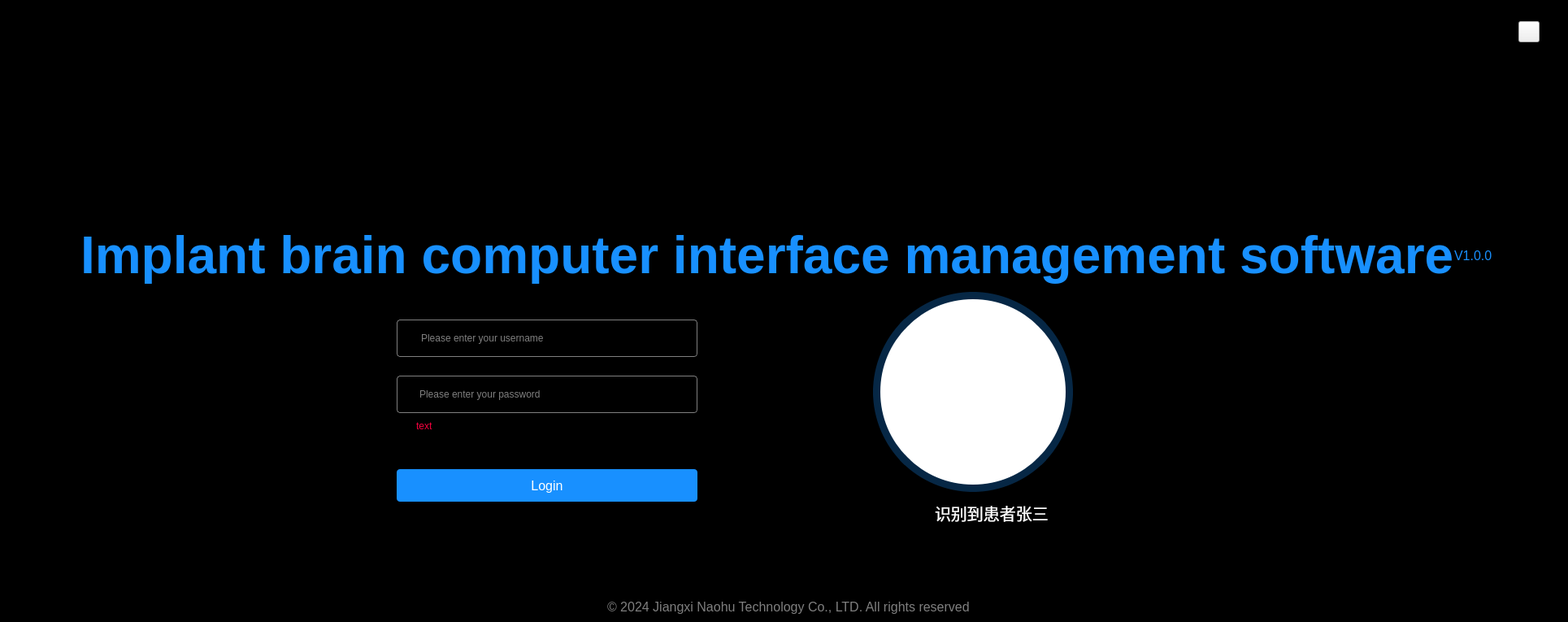
<?xml version="1.0" encoding="UTF-8"?>
<ui version="4.0">
 <class>CLoginPage</class>
 <widget class="QWidget" name="CLoginPage">
  <property name="geometry">
   <rect>
    <x>0</x>
    <y>0</y>
    <width>1929</width>
    <height>765</height>
   </rect>
  </property>
  <property name="sizePolicy">
   <sizepolicy hsizetype="Expanding" vsizetype="Expanding">
    <horstretch>0</horstretch>
    <verstretch>0</verstretch>
   </sizepolicy>
  </property>
  <property name="windowTitle">
   <string>Form</string>
  </property>
  <property name="styleSheet">
   <string notr="true"/>
  </property>
  <layout class="QVBoxLayout" name="verticalLayout_2">
   <property name="spacing">
    <number>0</number>
   </property>
   <property name="leftMargin">
    <number>0</number>
   </property>
   <property name="topMargin">
    <number>0</number>
   </property>
   <property name="rightMargin">
    <number>0</number>
   </property>
   <property name="bottomMargin">
    <number>0</number>
   </property>
   <item>
    <widget class="QWidget" name="container" native="true">
     <property name="styleSheet">
      <string notr="true">#container {
	background: black;
}</string>
     </property>
     <layout class="QVBoxLayout" name="verticalLayout_6">
      <property name="spacing">
       <number>0</number>
      </property>
      <property name="leftMargin">
       <number>15</number>
      </property>
      <property name="topMargin">
       <number>0</number>
      </property>
      <item>
       <layout class="QHBoxLayout" name="horizontalLayout_11">
        <property name="spacing">
         <number>0</number>
        </property>
        <property name="topMargin">
         <number>26</number>
        </property>
        <property name="rightMargin">
         <number>26</number>
        </property>
        <item>
         <spacer name="horizontalSpacer_15">
          <property name="orientation">
           <enum>Qt::Horizontal</enum>
          </property>
          <property name="sizeHint" stdset="0">
           <size>
            <width>40</width>
            <height>20</height>
           </size>
          </property>
         </spacer>
        </item>
        <item>
         <widget class="QPushButton" name="closeBtn">
          <property name="sizePolicy">
           <sizepolicy hsizetype="Fixed" vsizetype="Fixed">
            <horstretch>0</horstretch>
            <verstretch>0</verstretch>
           </sizepolicy>
          </property>
          <property name="minimumSize">
           <size>
            <width>26</width>
            <height>26</height>
           </size>
          </property>
          <property name="maximumSize">
           <size>
            <width>26</width>
            <height>26</height>
           </size>
          </property>
          <property name="font">
           <font>
            <pointsize>18</pointsize>
           </font>
          </property>
          <property name="styleSheet">
           <string notr="true">/* 设置按钮的背景图像 */
QPushButton {
    border-image: url(:/Optimus/images/common/close.svg);
}

/* 设置按钮悬停状态下的背景图像 */
QPushButton:hover {
    border-image: url(:/Optimus/images/common/close-hover.svg);
}</string>
          </property>
          <property name="text">
           <string/>
          </property>
         </widget>
        </item>
       </layout>
      </item>
      <item>
       <layout class="QHBoxLayout" name="horizontalLayout_2">
        <property name="leftMargin">
         <number>45</number>
        </property>
        <property name="topMargin">
         <number>0</number>
        </property>
        <item>
         <widget class="QLabel" name="label_3">
          <property name="sizePolicy">
           <sizepolicy hsizetype="Fixed" vsizetype="Fixed">
            <horstretch>250</horstretch>
            <verstretch>62</verstretch>
           </sizepolicy>
          </property>
          <property name="minimumSize">
           <size>
            <width>250</width>
            <height>76</height>
           </size>
          </property>
          <property name="maximumSize">
           <size>
            <width>250</width>
            <height>76</height>
           </size>
          </property>
          <property name="styleSheet">
           <string notr="true">background: transparent;
border-image: url(:/Optimus/images/common/Login.png);</string>
          </property>
          <property name="text">
           <string/>
          </property>
         </widget>
        </item>
        <item>
         <spacer name="horizontalSpacer">
          <property name="orientation">
           <enum>Qt::Horizontal</enum>
          </property>
          <property name="sizeHint" stdset="0">
           <size>
            <width>40</width>
            <height>20</height>
           </size>
          </property>
         </spacer>
        </item>
        <item>
         <spacer name="horizontalSpacer_9">
          <property name="orientation">
           <enum>Qt::Horizontal</enum>
          </property>
          <property name="sizeType">
           <enum>QSizePolicy::Fixed</enum>
          </property>
          <property name="sizeHint" stdset="0">
           <size>
            <width>10</width>
            <height>20</height>
           </size>
          </property>
         </spacer>
        </item>
       </layout>
      </item>
      <item>
       <layout class="QHBoxLayout" name="horizontalLayout_9">
        <item>
         <layout class="QVBoxLayout" name="verticalLayout_3">
          <item>
           <spacer name="verticalSpacer_9">
            <property name="orientation">
             <enum>Qt::Vertical</enum>
            </property>
            <property name="sizeType">
             <enum>QSizePolicy::Fixed</enum>
            </property>
            <property name="sizeHint" stdset="0">
             <size>
              <width>20</width>
              <height>150</height>
             </size>
            </property>
           </spacer>
          </item>
          <item>
           <layout class="QHBoxLayout" name="horizontalLayout_6">
            <item>
             <spacer name="horizontalSpacer_3">
              <property name="orientation">
               <enum>Qt::Horizontal</enum>
              </property>
              <property name="sizeHint" stdset="0">
               <size>
                <width>40</width>
                <height>20</height>
               </size>
              </property>
             </spacer>
            </item>
            <item>
             <layout class="QVBoxLayout" name="verticalLayout_4">
              <item>
               <layout class="QHBoxLayout" name="horizontalLayout">
                <item>
                 <spacer name="horizontalSpacer_13">
                  <property name="orientation">
                   <enum>Qt::Horizontal</enum>
                  </property>
                  <property name="sizeHint" stdset="0">
                   <size>
                    <width>40</width>
                    <height>20</height>
                   </size>
                  </property>
                 </spacer>
                </item>
                <item>
                 <widget class="QLabel" name="label">
                  <property name="sizePolicy">
                   <sizepolicy hsizetype="Expanding" vsizetype="Preferred">
                    <horstretch>0</horstretch>
                    <verstretch>0</verstretch>
                   </sizepolicy>
                  </property>
                  <property name="font">
                   <font>
                    <family>Microsoft YaHei UI</family>
                    <pointsize>-1</pointsize>
                    <weight>75</weight>
                    <bold>true</bold>
                   </font>
                  </property>
                  <property name="styleSheet">
                   <string notr="true">color: #1890FF;
background: transparent;
font-size: 64px;</string>
                  </property>
                  <property name="text">
                   <string>Implant brain computer interface management software</string>
                  </property>
                  <property name="alignment">
                   <set>Qt::AlignLeading|Qt::AlignLeft|Qt::AlignVCenter</set>
                  </property>
                 </widget>
                </item>
                <item>
                 <widget class="QLabel" name="versionLabel">
                  <property name="font">
                   <font>
                    <family>Microsoft YaHei UI</family>
                    <pointsize>12</pointsize>
                   </font>
                  </property>
                  <property name="styleSheet">
                   <string notr="true">color: #1890FF;
background: transparent;</string>
                  </property>
                  <property name="text">
                   <string>V1.0.0</string>
                  </property>
                 </widget>
                </item>
                <item>
                 <spacer name="horizontalSpacer_14">
                  <property name="orientation">
                   <enum>Qt::Horizontal</enum>
                  </property>
                  <property name="sizeHint" stdset="0">
                   <size>
                    <width>40</width>
                    <height>20</height>
                   </size>
                  </property>
                 </spacer>
                </item>
               </layout>
              </item>
              <item>
               <spacer name="verticalSpacer_2">
                <property name="orientation">
                 <enum>Qt::Vertical</enum>
                </property>
                <property name="sizeHint" stdset="0">
                 <size>
                  <width>20</width>
                  <height>40</height>
                 </size>
                </property>
               </spacer>
              </item>
              <item>
               <layout class="QHBoxLayout" name="horizontalLayout_4">
                <item>
                 <spacer name="horizontalSpacer_10">
                  <property name="orientation">
                   <enum>Qt::Horizontal</enum>
                  </property>
                  <property name="sizeHint" stdset="0">
                   <size>
                    <width>40</width>
                    <height>20</height>
                   </size>
                  </property>
                 </spacer>
                </item>
                <item>
                 <layout class="QVBoxLayout" name="verticalLayout_5">
                  <item>
                   <spacer name="verticalSpacer_7">
                    <property name="orientation">
                     <enum>Qt::Vertical</enum>
                    </property>
                    <property name="sizeHint" stdset="0">
                     <size>
                      <width>20</width>
                      <height>40</height>
                     </size>
                    </property>
                   </spacer>
                  </item>
                  <item>
                   <widget class="QWidget" name="accountWidget" native="true">
                    <property name="minimumSize">
                     <size>
                      <width>370</width>
                      <height>46</height>
                     </size>
                    </property>
                    <property name="maximumSize">
                     <size>
                      <width>370</width>
                      <height>46</height>
                     </size>
                    </property>
                    <property name="styleSheet">
                     <string notr="true">
#accountWidget {
border-style:solid;
border-color:gray;
border-width:1px;
border-radius:4px;
background: transparent;
}
</string>
                    </property>
                    <layout class="QHBoxLayout" name="horizontalLayout_5">
                     <property name="spacing">
                      <number>5</number>
                     </property>
                     <property name="leftMargin">
                      <number>5</number>
                     </property>
                     <property name="topMargin">
                      <number>0</number>
                     </property>
                     <property name="rightMargin">
                      <number>0</number>
                     </property>
                     <property name="bottomMargin">
                      <number>0</number>
                     </property>
                     <item>
                      <widget class="QLabel" name="label_4">
                       <property name="sizePolicy">
                        <sizepolicy hsizetype="Fixed" vsizetype="Fixed">
                         <horstretch>0</horstretch>
                         <verstretch>0</verstretch>
                        </sizepolicy>
                       </property>
                       <property name="minimumSize">
                        <size>
                         <width>18</width>
                         <height>18</height>
                        </size>
                       </property>
                       <property name="maximumSize">
                        <size>
                         <width>18</width>
                         <height>18</height>
                        </size>
                       </property>
                       <property name="styleSheet">
                        <string notr="true">color: rgba(0, 0, 0,0.35);
border-image: url(:/Optimus/images/common/user.svg);
background: transparent;</string>
                       </property>
                       <property name="text">
                        <string/>
                       </property>
                       <property name="alignment">
                        <set>Qt::AlignRight|Qt::AlignTrailing|Qt::AlignVCenter</set>
                       </property>
                      </widget>
                     </item>
                     <item>
                      <widget class="QLineEdit" name="loginName">
                       <property name="sizePolicy">
                        <sizepolicy hsizetype="Expanding" vsizetype="Expanding">
                         <horstretch>0</horstretch>
                         <verstretch>0</verstretch>
                        </sizepolicy>
                       </property>
                       <property name="minimumSize">
                        <size>
                         <width>0</width>
                         <height>0</height>
                        </size>
                       </property>
                       <property name="maximumSize">
                        <size>
                         <width>9999</width>
                         <height>9999</height>
                        </size>
                       </property>
                       <property name="styleSheet">
                        <string notr="true">

QLineEdit{
	background-color:transparent;
	border:0;
	color:white;
}</string>
                       </property>
                       <property name="inputMask">
                        <string/>
                       </property>
                       <property name="text">
                        <string/>
                       </property>
                       <property name="placeholderText">
                        <string>Please enter your username</string>
                       </property>
                       <property name="clearButtonEnabled">
                        <bool>true</bool>
                       </property>
                      </widget>
                     </item>
                    </layout>
                   </widget>
                  </item>
                  <item>
                   <spacer name="verticalSpacer">
                    <property name="orientation">
                     <enum>Qt::Vertical</enum>
                    </property>
                    <property name="sizeType">
                     <enum>QSizePolicy::Fixed</enum>
                    </property>
                    <property name="sizeHint" stdset="0">
                     <size>
                      <width>20</width>
                      <height>23</height>
                     </size>
                    </property>
                   </spacer>
                  </item>
                  <item>
                   <widget class="QWidget" name="passwordWidget" native="true">
                    <property name="minimumSize">
                     <size>
                      <width>370</width>
                      <height>46</height>
                     </size>
                    </property>
                    <property name="maximumSize">
                     <size>
                      <width>370</width>
                      <height>46</height>
                     </size>
                    </property>
                    <property name="styleSheet">
                     <string notr="true">
#passwordWidget {
border-style:solid;
border-color:gray;
border-width:1px;
border-radius:4px;
background: transparent;
}</string>
                    </property>
                    <layout class="QHBoxLayout" name="horizontalLayout_8">
                     <property name="spacing">
                      <number>5</number>
                     </property>
                     <property name="leftMargin">
                      <number>5</number>
                     </property>
                     <property name="topMargin">
                      <number>0</number>
                     </property>
                     <property name="rightMargin">
                      <number>0</number>
                     </property>
                     <property name="bottomMargin">
                      <number>0</number>
                     </property>
                     <item>
                      <widget class="QLabel" name="label_5">
                       <property name="minimumSize">
                        <size>
                         <width>16</width>
                         <height>18</height>
                        </size>
                       </property>
                       <property name="maximumSize">
                        <size>
                         <width>16</width>
                         <height>18</height>
                        </size>
                       </property>
                       <property name="styleSheet">
                        <string notr="true">background: transparent;
border-image: url(:/Optimus/images/common/lock.svg);</string>
                       </property>
                       <property name="text">
                        <string/>
                       </property>
                       <property name="alignment">
                        <set>Qt::AlignRight|Qt::AlignTrailing|Qt::AlignVCenter</set>
                       </property>
                      </widget>
                     </item>
                     <item>
                      <widget class="QLineEdit" name="password">
                       <property name="sizePolicy">
                        <sizepolicy hsizetype="Expanding" vsizetype="Expanding">
                         <horstretch>0</horstretch>
                         <verstretch>0</verstretch>
                        </sizepolicy>
                       </property>
                       <property name="minimumSize">
                        <size>
                         <width>0</width>
                         <height>0</height>
                        </size>
                       </property>
                       <property name="styleSheet">
                        <string notr="true">
QLineEdit{
	background-color:transparent;
	border:0;
	color:white;
}

QLineEdit[echoMode=&quot;2&quot;]{ lineedit-password-character: 42 }</string>
                       </property>
                       <property name="echoMode">
                        <enum>QLineEdit::Password</enum>
                       </property>
                       <property name="placeholderText">
                        <string>Please enter your password</string>
                       </property>
                       <property name="clearButtonEnabled">
                        <bool>true</bool>
                       </property>
                      </widget>
                     </item>
                    </layout>
                   </widget>
                  </item>
                  <item>
                   <spacer name="verticalSpacer_5">
                    <property name="orientation">
                     <enum>Qt::Vertical</enum>
                    </property>
                    <property name="sizeType">
                     <enum>QSizePolicy::Fixed</enum>
                    </property>
                    <property name="sizeHint" stdset="0">
                     <size>
                      <width>5</width>
                      <height>5</height>
                     </size>
                    </property>
                   </spacer>
                  </item>
                  <item>
                   <layout class="QHBoxLayout" name="horizontalLayout_7">
                    <property name="spacing">
                     <number>0</number>
                    </property>
                    <item>
                     <widget class="QLabel" name="passwordStatus">
                      <property name="minimumSize">
                       <size>
                        <width>16</width>
                        <height>16</height>
                       </size>
                      </property>
                      <property name="maximumSize">
                       <size>
                        <width>16</width>
                        <height>16</height>
                       </size>
                      </property>
                      <property name="styleSheet">
                       <string notr="true">border-image: url(:/Optimus/images/common/error.png);
background: transparent</string>
                      </property>
                      <property name="text">
                       <string/>
                      </property>
                     </widget>
                    </item>
                    <item>
                     <widget class="QLabel" name="passwordPrompt">
                      <property name="minimumSize">
                       <size>
                        <width>200</width>
                        <height>22</height>
                       </size>
                      </property>
                      <property name="maximumSize">
                       <size>
                        <width>200</width>
                        <height>22</height>
                       </size>
                      </property>
                      <property name="font">
                       <font>
                        <family>Microsoft YaHei UI</family>
                       </font>
                      </property>
                      <property name="styleSheet">
                       <string notr="true">color:#F7003E;
padding-left: 5px;
background: transparent</string>
                      </property>
                      <property name="text">
                       <string>text</string>
                      </property>
                     </widget>
                    </item>
                    <item>
                     <spacer name="horizontalSpacer_4">
                      <property name="orientation">
                       <enum>Qt::Horizontal</enum>
                      </property>
                      <property name="sizeHint" stdset="0">
                       <size>
                        <width>40</width>
                        <height>20</height>
                       </size>
                      </property>
                     </spacer>
                    </item>
                   </layout>
                  </item>
                  <item>
                   <spacer name="verticalSpacer_6">
                    <property name="orientation">
                     <enum>Qt::Vertical</enum>
                    </property>
                    <property name="sizeHint" stdset="0">
                     <size>
                      <width>20</width>
                      <height>40</height>
                     </size>
                    </property>
                   </spacer>
                  </item>
                  <item>
                   <widget class="QPushButton" name="loginBtn">
                    <property name="sizePolicy">
                     <sizepolicy hsizetype="Fixed" vsizetype="Fixed">
                      <horstretch>0</horstretch>
                      <verstretch>0</verstretch>
                     </sizepolicy>
                    </property>
                    <property name="minimumSize">
                     <size>
                      <width>370</width>
                      <height>40</height>
                     </size>
                    </property>
                    <property name="maximumSize">
                     <size>
                      <width>370</width>
                      <height>40</height>
                     </size>
                    </property>
                    <property name="font">
                     <font>
                      <family>Microsoft YaHei UI</family>
                      <pointsize>12</pointsize>
                     </font>
                    </property>
                    <property name="styleSheet">
                     <string notr="true">QPushButton{
background: rgb(24, 144, 255);
border-radius: 4px;
	color:white;
}

:hover{
	background-color:#1980FF;
}</string>
                    </property>
                    <property name="text">
                     <string>Login</string>
                    </property>
                   </widget>
                  </item>
                  <item>
                   <spacer name="verticalSpacer_10">
                    <property name="orientation">
                     <enum>Qt::Vertical</enum>
                    </property>
                    <property name="sizeHint" stdset="0">
                     <size>
                      <width>20</width>
                      <height>40</height>
                     </size>
                    </property>
                   </spacer>
                  </item>
                 </layout>
                </item>
                <item>
                 <spacer name="horizontalSpacer_6">
                  <property name="orientation">
                   <enum>Qt::Horizontal</enum>
                  </property>
                  <property name="sizeType">
                   <enum>QSizePolicy::Fixed</enum>
                  </property>
                  <property name="sizeHint" stdset="0">
                   <size>
                    <width>30</width>
                    <height>20</height>
                   </size>
                  </property>
                 </spacer>
                </item>
                <item>
                 <widget class="QWidget" name="avatarLayout" native="true">
                  <property name="minimumSize">
                   <size>
                    <width>500</width>
                    <height>0</height>
                   </size>
                  </property>
                  <property name="maximumSize">
                   <size>
                    <width>500</width>
                    <height>16777215</height>
                   </size>
                  </property>
                  <layout class="QVBoxLayout" name="verticalLayout">
                   <item>
                    <layout class="QHBoxLayout" name="horizontalLayout_12">
                     <item>
                      <widget class="QLabel" name="video">
                       <property name="minimumSize">
                        <size>
                         <width>246</width>
                         <height>246</height>
                        </size>
                       </property>
                       <property name="maximumSize">
                        <size>
                         <width>246</width>
                         <height>246</height>
                        </size>
                       </property>
                       <property name="styleSheet">
                        <string notr="true">
border-radius: 123px;
background: white;
border: 9px solid #062745;
</string>
                       </property>
                       <property name="text">
                        <string/>
                       </property>
                      </widget>
                     </item>
                    </layout>
                   </item>
                   <item>
                    <spacer name="verticalSpacer_3">
                     <property name="orientation">
                      <enum>Qt::Vertical</enum>
                     </property>
                     <property name="sizeHint" stdset="0">
                      <size>
                       <width>20</width>
                       <height>40</height>
                      </size>
                     </property>
                    </spacer>
                   </item>
                   <item>
                    <layout class="QHBoxLayout" name="horizontalLayout_3">
                     <item>
                      <spacer name="horizontalSpacer_5">
                       <property name="orientation">
                        <enum>Qt::Horizontal</enum>
                       </property>
                       <property name="sizeHint" stdset="0">
                        <size>
                         <width>20</width>
                         <height>20</height>
                        </size>
                       </property>
                      </spacer>
                     </item>
                     <item>
                      <widget class="QLabel" name="label_2">
                       <property name="minimumSize">
                        <size>
                         <width>40</width>
                         <height>40</height>
                        </size>
                       </property>
                       <property name="maximumSize">
                        <size>
                         <width>40</width>
                         <height>40</height>
                        </size>
                       </property>
                       <property name="styleSheet">
                        <string notr="true">border-image: url(:/Optimus/images/patientAdmin/camera.svg);</string>
                       </property>
                       <property name="text">
                        <string/>
                       </property>
                      </widget>
                     </item>
                     <item>
                      <widget class="QLabel" name="identityInfo">
                       <property name="styleSheet">
                        <string notr="true">
background: transparent;
color:white;
font-size: 20px;</string>
                       </property>
                       <property name="text">
                        <string>识别到患者张三</string>
                       </property>
                      </widget>
                     </item>
                     <item>
                      <spacer name="horizontalSpacer_12">
                       <property name="orientation">
                        <enum>Qt::Horizontal</enum>
                       </property>
                       <property name="sizeHint" stdset="0">
                        <size>
                         <width>20</width>
                         <height>20</height>
                        </size>
                       </property>
                      </spacer>
                     </item>
                    </layout>
                   </item>
                  </layout>
                 </widget>
                </item>
                <item>
                 <spacer name="horizontalSpacer_11">
                  <property name="orientation">
                   <enum>Qt::Horizontal</enum>
                  </property>
                  <property name="sizeHint" stdset="0">
                   <size>
                    <width>40</width>
                    <height>20</height>
                   </size>
                  </property>
                 </spacer>
                </item>
               </layout>
              </item>
             </layout>
            </item>
            <item>
             <spacer name="horizontalSpacer_2">
              <property name="orientation">
               <enum>Qt::Horizontal</enum>
              </property>
              <property name="sizeHint" stdset="0">
               <size>
                <width>40</width>
                <height>20</height>
               </size>
              </property>
             </spacer>
            </item>
           </layout>
          </item>
          <item>
           <spacer name="verticalSpacer_8">
            <property name="orientation">
             <enum>Qt::Vertical</enum>
            </property>
            <property name="sizeType">
             <enum>QSizePolicy::Expanding</enum>
            </property>
            <property name="sizeHint" stdset="0">
             <size>
              <width>20</width>
              <height>251</height>
             </size>
            </property>
           </spacer>
          </item>
         </layout>
        </item>
       </layout>
      </item>
      <item>
       <spacer name="verticalSpacer_4">
        <property name="orientation">
         <enum>Qt::Vertical</enum>
        </property>
        <property name="sizeType">
         <enum>QSizePolicy::Fixed</enum>
        </property>
        <property name="sizeHint" stdset="0">
         <size>
          <width>5</width>
          <height>11</height>
         </size>
        </property>
       </spacer>
      </item>
      <item>
       <layout class="QHBoxLayout" name="horizontalLayout_10">
        <item>
         <spacer name="horizontalSpacer_7">
          <property name="orientation">
           <enum>Qt::Horizontal</enum>
          </property>
          <property name="sizeHint" stdset="0">
           <size>
            <width>40</width>
            <height>20</height>
           </size>
          </property>
         </spacer>
        </item>
        <item>
         <widget class="QLabel" name="label_7">
          <property name="font">
           <font>
            <pointsize>12</pointsize>
           </font>
          </property>
          <property name="styleSheet">
           <string notr="true">color:#7F7F7F;
padding-left: 5px;
background: transparent</string>
          </property>
          <property name="text">
           <string>© 2024 Jiangxi Naohu Technology Co., LTD. All rights reserved</string>
          </property>
         </widget>
        </item>
        <item>
         <spacer name="horizontalSpacer_8">
          <property name="orientation">
           <enum>Qt::Horizontal</enum>
          </property>
          <property name="sizeHint" stdset="0">
           <size>
            <width>40</width>
            <height>20</height>
           </size>
          </property>
         </spacer>
        </item>
       </layout>
      </item>
     </layout>
    </widget>
   </item>
  </layout>
 </widget>
 <resources>
  <include location="../Optimus.qrc"/>
 </resources>
 <connections/>
</ui>
